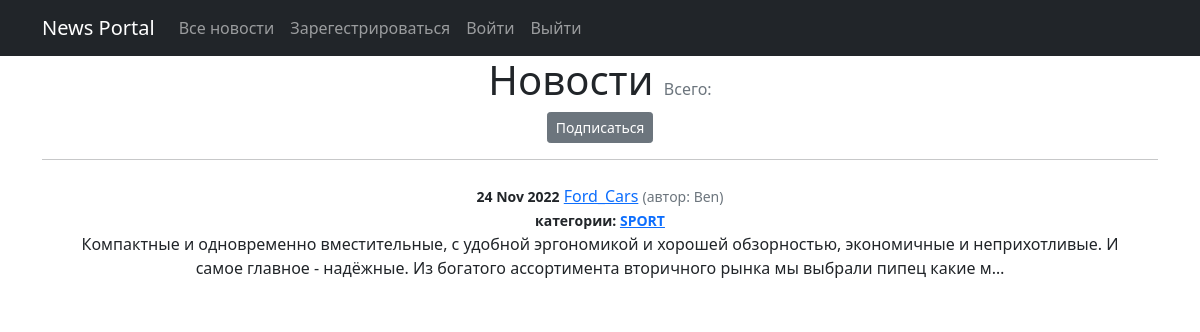
Page /news/categories/2 on the committed database.
### news/models.py (models this page shows, shortened)
class Post(models.Model):
    author = models.ForeignKey(Author, on_delete=models.CASCADE)
    ARTICLE = "AR"
    NEWS = "NW"
    CATEGORY_CHOICES = (
        (ARTICLE, "Статья"),
        (NEWS, "Новость")
    )
    categoryTypes = models.CharField(max_length=2, choices=CATEGORY_CHOICES, default=ARTICLE)
    dateCreation = models.DateTimeField(auto_now_add=True)
    title = models.CharField(max_length=256)
    text = models.TextField()
    rating = models.IntegerField(default=0)
    category = models.ManyToManyField(Category, through='PostCategory')

class Author(models.Model):
    authorUser = models.OneToOneField(User, on_delete=models.CASCADE)
    authorRating = models.IntegerField(default=0)
    def __str__(self):
        return self.authorUser.username

class Category(models.Model):
    name = models.CharField(max_length=64, unique=True)
    subscribers = models.ManyToManyField(User, related_name='categories')
    def __str__(self):
        return self.name

### news/views.py (the view)
# urls.py: path('categories/<int:pk>', CategoryListView.as_view(), name='category_list'),
class CategoryListView(ListView):
    model = Post
    template_name = 'category_list.html'
    context_object_name = 'category_news'
    def get_queryset(self):
        self.category = get_object_or_404(Category, id=self.kwargs['pk'])
        queryset = Post.objects.filter(category=self.category).order_by('-dateCreation')
        return queryset
    def get_context_data(self, **kwargs):
        context = super().get_context_data(**kwargs)
        context['is_not_subscribers'] = self.request.user not in self.category.subscribers.all()
        context['category'] = self.category
        return context

### news/templates/category_list.html (shortened to what this page needs)
{% extends 'flatpages/default.html' %}
{% load custom_filters %}
{% load custom_tags %}
{% block content %}
<h1 class="text-center">Новости <span class="text-muted fs-6 fw-normal">Всего: {{ page.obj.paginator.count }}</span></h1>
    {% if is_not_subscribers %}
        <p class="text-center"><a href="{% url 'subscribe' category.id%}" class="btn btn-secondary btn-sm">Подписаться</a></p>
    {% endif %}
<hr>
<ul class="list-group list-group-flush">
    {% for post in category_news%}
        <li class="list-group-item">
            <small class="fw-bold">{{post.dateCreation|date:'d M Y' }}</small>
            <a href="{% url 'post_detail' post.id %}">{{ post.title }}</a>
            <small class="text-muted">(автор: {{ post.author }})</small> <br>
            <small class="fw-bold">категории:
                {% for category in post.category.all %}
                    <a href="{% url 'category_list' category.id%}">{{ category }}</a>
                {% endfor %}
            </small>
            <p>{{post.text | truncatechars:210}}</p>
        </li>
    {% endfor %}
</ul>
{% endblock content %}

### rows in the picture
Post: dateCreation "24 Nov 2022", title "Ford_Cars", author "Ben", text "Компактные и одновременно вместительные, с удобной эргономикой и хорошей обзорностью, экономичные и неприхотливые. И самое главное - надёжные. Из богатого ассортимента вторичного рынка мы выбрали пипец какие м…"
Category: name "SPORT"
